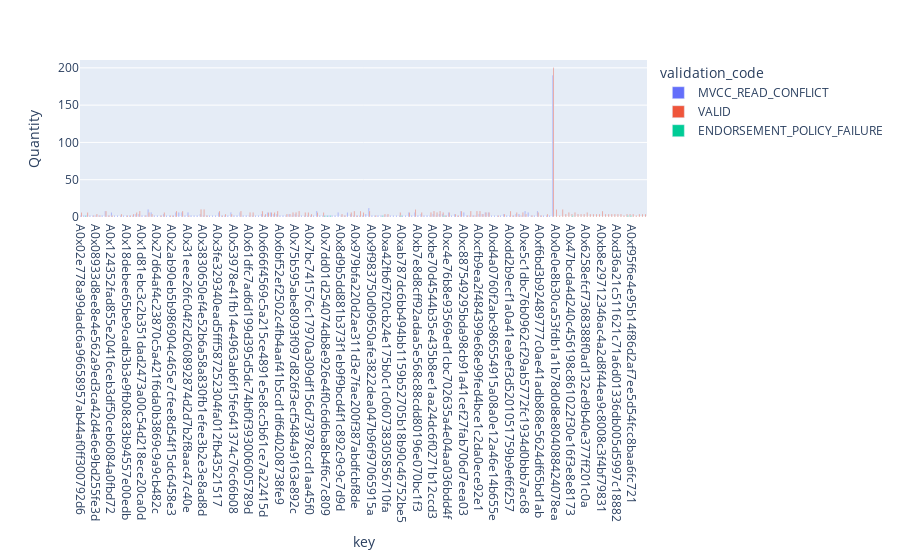

The code cell stored with this chart in its notebook:
### Code cell
df = pd.DataFrame(txDfr.groupby(['key','validation_code']).size())
df = df.reset_index()
df.columns = [str(column) for column in df.columns]
# import plotly.express as px
fig = px.bar(df, x='key', y='0', color='validation_code', barmode='group',labels={'0':"Quantity"})
fig
